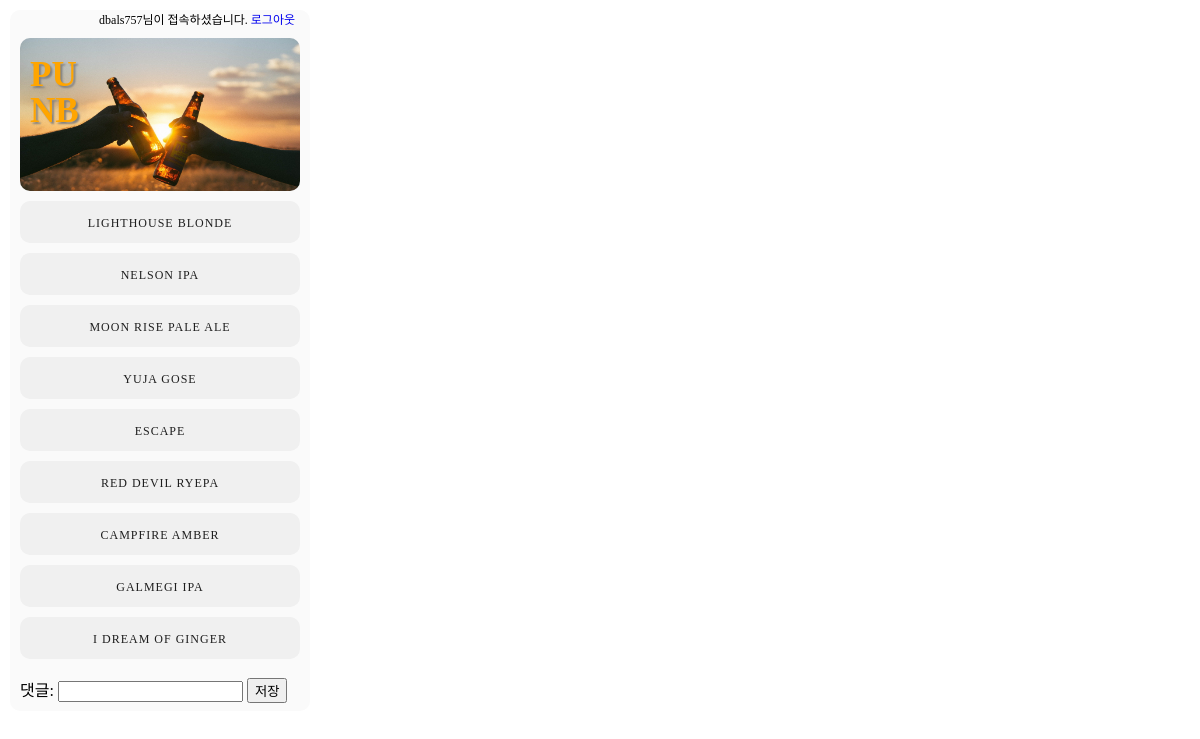
Screenshot of /pub/1 (signed in) with the database file from the repository.
### first/models.py (models this page shows, shortened)
class Menulist(models.Model):
    Publist = models.ForeignKey(Publist, on_delete=models.CASCADE)
    body = models.CharField('메뉴',max_length=50)

### first/views.py (the view)
# urls.py: path('pub/<int:mypub_id>', pub, name="pub"),
def pub(request, mypub_id):
    mypub = get_object_or_404(Publist,pk=mypub_id)
    menu = Menulist.objects.filter(Publist=mypub)
    mycom_form = CommentForm()
    myrecom_form = ReCommentForm()
    context = {'comment_form':mycom_form,'mypub':mypub,'menu':menu,'recomment_form':myrecom_form}
    return render(request, 'pub.html', context)

### first/forms.py
class CommentForm(forms.ModelForm):
    class Meta:
        model = Comment
        fields = ('body','post')

class ReCommentForm(forms.ModelForm):
    class Meta:
        model = ReComment
        fields = ('body','comment')

### first/templates/pub.html (shortened to what this page needs)
{% load static %}
<!DOCTYPE html>
<html lang="en">
<head>
    <link rel="stylesheet" type="text/css" href="{% static 'css/pub.css' %}">
</head>
<body>
    <div class = "wrapper">
        <div class="login">
            {%if user.is_authenticated%}
                {{user.username}}님이 접속하셨습니다.
                <a href="{%url 'logout' %}">로그아웃</a>
            {%else%}
            <a href="{%url 'sign_up'%}">회원가입</a>
            <a href="{%url 'login'%}">로그인</a>
            {%endif%}
            <a href=" {%url 'index'%}">
            </div>
            <header>
                <h3> PU <h3>
                <h3> NB </h3>
            </header>
        {% for mymenu in mypub.menulist_set.all %}
        <a href="{% url 'beer' mymenu.id %}">
            <div class="menu_list">
                <p>{{mymenu.body}}</p>
            </div>
        </a>
        {% endfor %}
        <div class = "comment">
            <form method="post" action="{% url 'create_comment' mypub.id %}">
                {%for i in comment_form%}
                        {%if i.label != 'Post' %}
                        댓글: {{i}}
                        {%endif%}
                {%endfor%}
                <button type="submit">저장</button>
            </form>
        </div>
    </div>
</body>
</html>

### first/static/css/pub.css (style rules this page uses)
body { display: block; margin: 0px; }
.login { font-size: 12px; padding-right: 15px; text-align: right; }
.wrapper { text-decoration: none; margin: 10px; background-color: rgb(250, 250, 250); border-radius: 10px; max-width: 300px; }
h3 { margin-bottom: 0px; }
header { padding-top: 1px; padding-left: 10px; padding-right: 50px; padding-bottom: 80px; color: orange; line-height: 1px; font-size: 30px; text-shadow: 2px 2px 2px gray; background-image: url('../images/CheerBeer.jpg'); border-radius: 10px; -webkit-background-size: cover; -moz-background-size: cover; -o-background-size: cover; background-size: cover; margin: 10px; }
a { text-decoration: none; }
.menu_list { margin: 10px; padding-top: 3px; font-size: 12px; text-align: center; letter-spacing: 1px; border-radius: 10px; background-color:rgb(240, 240, 240); color:rgb(30, 30, 30); margin: 10px; background-position: center; letter-spacing: 1px; }
.comment { padding-left: 10px; }

### rows the page displays
Menulist: body "LIGHTHOUSE BLONDE"
Menulist: body "NELSON IPA"
Menulist: body "MOON RISE PALE ALE"
Menulist: body "YUJA GOSE"
Menulist: body "ESCAPE"
Menulist: body "RED DEVIL RYEPA"
Menulist: body "CAMPFIRE AMBER"
Menulist: body "GALMEGI IPA"
Menulist: body "I DREAM OF GINGER"

### other values shown
{{ user.username }} "dbals757"
